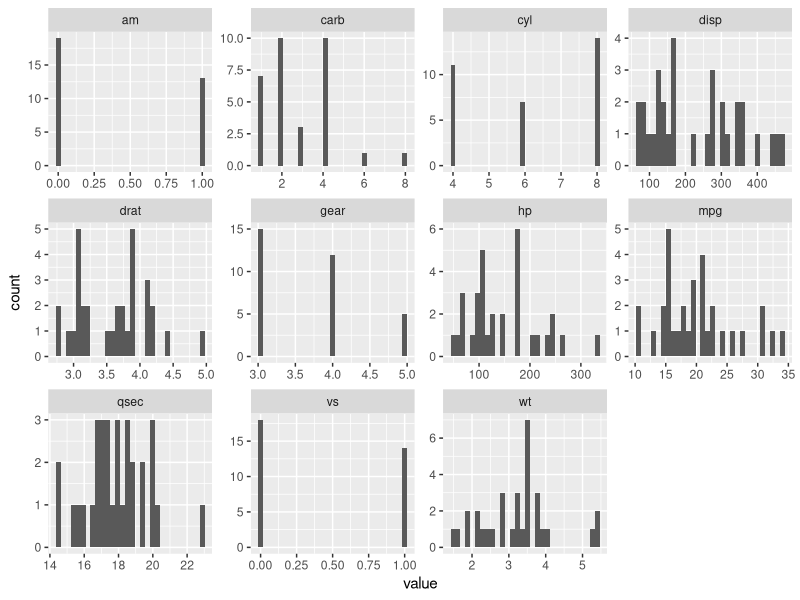
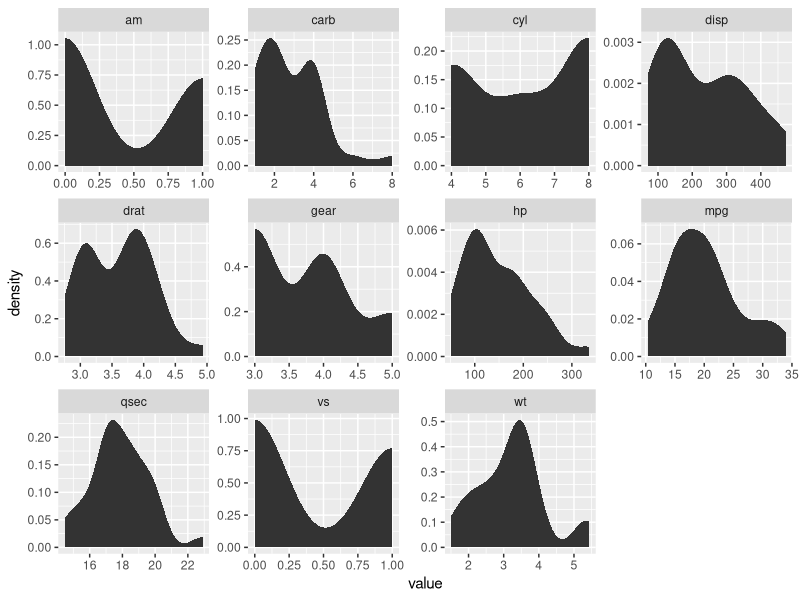
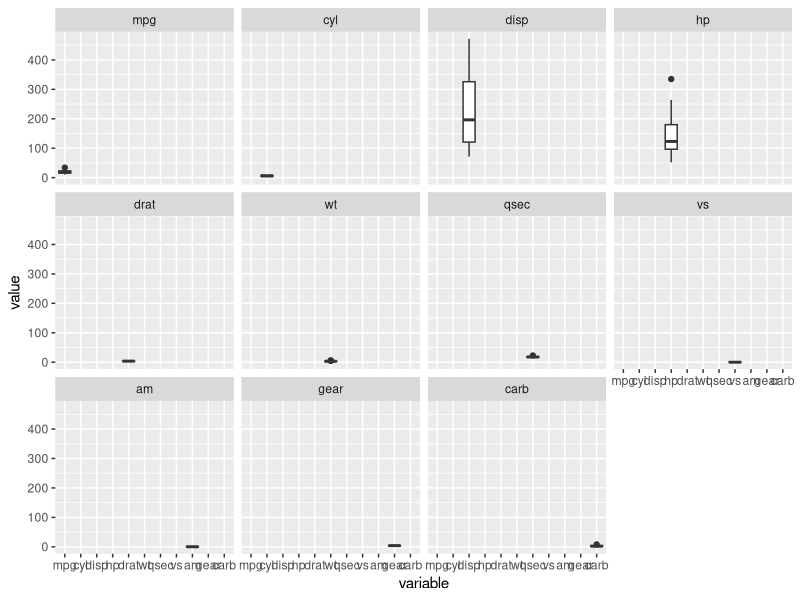

The R source for these figures, in order:

#1. Histogram for all variables in a dataset mtcars. Write a program to create histograms for all columns.

#Ans_1

library(purrr)
library(tidyr)
library(ggplot2)
mtcars %>%
keep(is.numeric) %>%
gather() %>%
ggplot(aes(value)) +
facet_wrap(~ key,scales = "free") +
geom_histogram()

#stat_bin is suitable only for continuous x data. 
#If our x data is discrete, we probably want to use stat_count.


#2. Check the probability distribution of all variables in mtcars

#Ans_2

library(ggplot2)
mtcars %>%
keep(is.numeric) %>%
gather() %>%
ggplot(aes(value)) +
facet_wrap(~ key,scales = "free") +
stat_density()



#3. Write a program to create boxplot for all variables.

#Ans_3

library(ggplot2)
library(reshape)
m1 <- melt(mtcars)
ggplot(m1,aes(x = variable,y = value)) + facet_wrap(~variable) + geom_boxplot()
